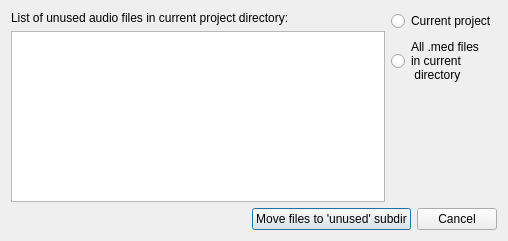
<?xml version="1.0" encoding="UTF-8"?>
<ui version="4.0">
 <class>UnusedWaveFiles</class>
 <widget class="QDialog" name="UnusedWaveFiles">
  <property name="geometry">
   <rect>
    <x>0</x>
    <y>0</y>
    <width>508</width>
    <height>241</height>
   </rect>
  </property>
  <property name="windowTitle">
   <string>Dialog</string>
  </property>
  <layout class="QGridLayout" name="gridLayout">
   <item row="0" column="0">
    <widget class="QLabel" name="label">
     <property name="text">
      <string>List of unused audio files in current project directory:</string>
     </property>
    </widget>
   </item>
   <item row="0" column="1" rowspan="2">
    <layout class="QVBoxLayout" name="verticalLayout">
     <item>
      <widget class="QRadioButton" name="currentProjRadioButton">
       <property name="text">
        <string>Current project</string>
       </property>
      </widget>
     </item>
     <item>
      <widget class="QRadioButton" name="allProjRadioButton">
       <property name="text">
        <string>All .med files
in current
 directory</string>
       </property>
      </widget>
     </item>
     <item>
      <spacer name="verticalSpacer">
       <property name="orientation">
        <enum>Qt::Vertical</enum>
       </property>
       <property name="sizeHint" stdset="0">
        <size>
         <width>20</width>
         <height>40</height>
        </size>
       </property>
      </spacer>
     </item>
    </layout>
   </item>
   <item row="1" column="0">
    <widget class="QListWidget" name="filelistWidget"/>
   </item>
   <item row="2" column="0" colspan="2">
    <layout class="QHBoxLayout" name="horizontalLayout">
     <item>
      <spacer name="horizontalSpacer">
       <property name="orientation">
        <enum>Qt::Horizontal</enum>
       </property>
       <property name="sizeHint" stdset="0">
        <size>
         <width>98</width>
         <height>17</height>
        </size>
       </property>
      </spacer>
     </item>
     <item>
      <widget class="QPushButton" name="moveButton">
       <property name="text">
        <string>Move files to 'unused' subdir</string>
       </property>
       <property name="default">
        <bool>true</bool>
       </property>
      </widget>
     </item>
     <item>
      <widget class="QPushButton" name="cancelButton">
       <property name="text">
        <string>Cancel</string>
       </property>
      </widget>
     </item>
    </layout>
   </item>
  </layout>
 </widget>
 <resources/>
 <connections>
  <connection>
   <sender>cancelButton</sender>
   <signal>clicked()</signal>
   <receiver>UnusedWaveFiles</receiver>
   <slot>reject()</slot>
   <hints>
    <hint type="sourcelabel">
     <x>416</x>
     <y>331</y>
    </hint>
    <hint type="destinationlabel">
     <x>305</x>
     <y>183</y>
    </hint>
   </hints>
  </connection>
  <connection>
   <sender>moveButton</sender>
   <signal>clicked()</signal>
   <receiver>UnusedWaveFiles</receiver>
   <slot>accept()</slot>
   <hints>
    <hint type="sourcelabel">
     <x>266</x>
     <y>321</y>
    </hint>
    <hint type="destinationlabel">
     <x>305</x>
     <y>183</y>
    </hint>
   </hints>
  </connection>
 </connections>
</ui>
